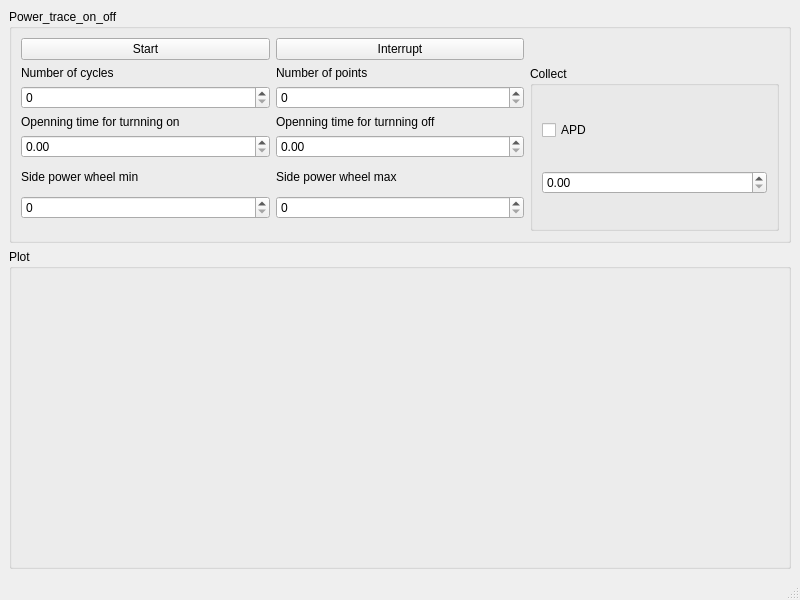
<?xml version="1.0" encoding="UTF-8"?>
<ui version="4.0">
 <class>PowerMeterOptmizerWindow</class>
 <widget class="QMainWindow" name="PowerMeterOptmizerWindow">
  <property name="geometry">
   <rect>
    <x>0</x>
    <y>0</y>
    <width>800</width>
    <height>600</height>
   </rect>
  </property>
  <property name="windowTitle">
   <string>Power Scan</string>
  </property>
  <widget class="QWidget" name="centralwidget">
   <layout class="QVBoxLayout" name="verticalLayout" stretch="0,1">
    <item>
     <widget class="QGroupBox" name="control_groupBox">
      <property name="title">
       <string>Power_trace_on_off</string>
      </property>
      <layout class="QGridLayout" name="gridLayout">
       <item row="2" column="2" rowspan="10">
        <widget class="QGroupBox" name="collect_groupBox">
         <property name="title">
          <string>Collect</string>
         </property>
         <layout class="QGridLayout" name="gridLayout_2">
          <item row="0" column="0">
           <widget class="QCheckBox" name="collect_apd_checkBox">
            <property name="text">
             <string>APD</string>
            </property>
           </widget>
          </item>
          <item row="1" column="0">
           <widget class="QDoubleSpinBox" name="apd_int_time_doubleSpinBox"/>
          </item>
         </layout>
        </widget>
       </item>
       <item row="1" column="1">
        <widget class="QPushButton" name="interrupt_pushButton">
         <property name="text">
          <string>Interrupt</string>
         </property>
        </widget>
       </item>
       <item row="7" column="0">
        <widget class="QLabel" name="label">
         <property name="text">
          <string>Side power wheel min</string>
         </property>
        </widget>
       </item>
       <item row="9" column="0">
        <widget class="QDoubleSpinBox" name="side_powerwheel_min_doubleSpinBox">
         <property name="decimals">
          <number>0</number>
         </property>
        </widget>
       </item>
       <item row="1" column="0">
        <widget class="QPushButton" name="start_pushButton">
         <property name="text">
          <string>Start</string>
         </property>
        </widget>
       </item>
       <item row="7" column="1">
        <widget class="QLabel" name="label_2">
         <property name="text">
          <string>Side power wheel max</string>
         </property>
        </widget>
       </item>
       <item row="9" column="1">
        <widget class="QDoubleSpinBox" name="side_powerwheel_max_doubleSpinBox">
         <property name="decimals">
          <number>0</number>
         </property>
        </widget>
       </item>
       <item row="3" column="0">
        <widget class="QDoubleSpinBox" name="num_cycle_doubleSpinBox">
         <property name="decimals">
          <number>0</number>
         </property>
         <property name="maximum">
          <double>10000.000000000000000</double>
         </property>
        </widget>
       </item>
       <item row="2" column="0">
        <widget class="QLabel" name="label_3">
         <property name="text">
          <string>Number of cycles</string>
         </property>
        </widget>
       </item>
       <item row="2" column="1">
        <widget class="QLabel" name="label_4">
         <property name="text">
          <string>Number of points</string>
         </property>
        </widget>
       </item>
       <item row="3" column="1">
        <widget class="QDoubleSpinBox" name="num_point_doubleSpinBox">
         <property name="decimals">
          <number>0</number>
         </property>
        </widget>
       </item>
       <item row="4" column="0">
        <widget class="QLabel" name="Dur">
         <property name="text">
          <string>Openning time for turnning on</string>
         </property>
        </widget>
       </item>
       <item row="5" column="0">
        <widget class="QDoubleSpinBox" name="time_turn_on_doubleSpinBox">
         <property name="suffix">
          <string notr="true"/>
         </property>
        </widget>
       </item>
       <item row="4" column="1">
        <widget class="QLabel" name="label_5">
         <property name="text">
          <string>Openning time for turnning off</string>
         </property>
        </widget>
       </item>
       <item row="5" column="1">
        <widget class="QDoubleSpinBox" name="time_turn_off_doubleSpinBox"/>
       </item>
      </layout>
     </widget>
    </item>
    <item>
     <widget class="QGroupBox" name="plot_groupBox">
      <property name="title">
       <string>Plot</string>
      </property>
      <layout class="QVBoxLayout" name="verticalLayout_2"/>
     </widget>
    </item>
   </layout>
  </widget>
  <widget class="QMenuBar" name="menubar">
   <property name="geometry">
    <rect>
     <x>0</x>
     <y>0</y>
     <width>800</width>
     <height>21</height>
    </rect>
   </property>
  </widget>
  <widget class="QStatusBar" name="statusbar"/>
 </widget>
 <resources/>
 <connections/>
</ui>
